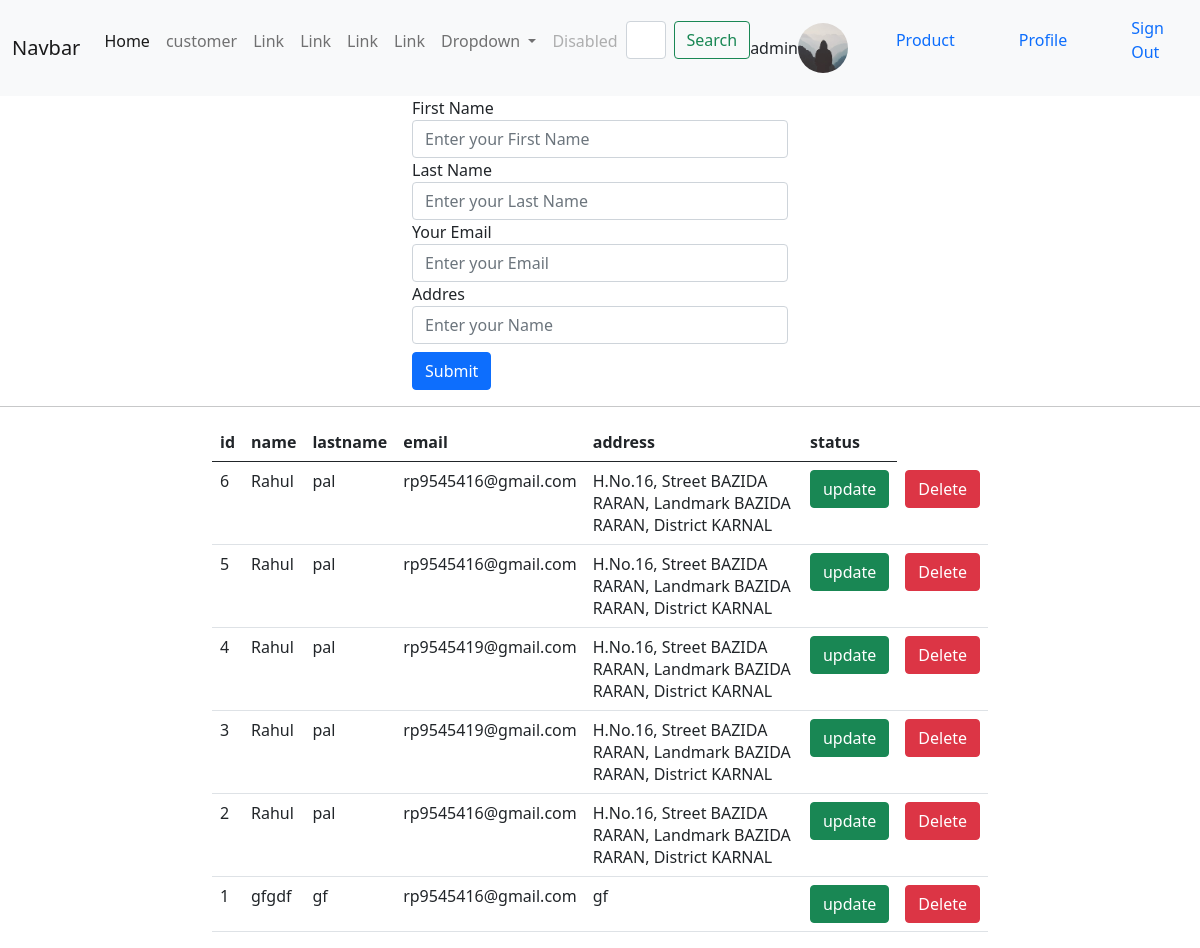
The page /user/students (signed in) on the database its author committed.
### users/models.py (models this page shows, shortened)
class Profile(models.Model):
    user = models.OneToOneField(User, on_delete=models.CASCADE)
    first_name = models.CharField(max_length=100, blank=True)
    last_name = models.CharField(max_length=100, blank=True)
    image = models.ImageField(default='default.jpg', upload_to='profile_pics')
    email = models.EmailField(max_length=150)
    signup_confirmation = models.BooleanField(default=False)

class students(models.Model):
    id = models.AutoField(primary_key=True)
    name = models.CharField(max_length=20)
    last_name = models.CharField(max_length=20)
    email=models.EmailField(max_length=254)
    address = models.CharField(max_length=255)

### users/views.py (the view)
# urls.py: path('students',views.student, name='customer'),
def student(request):
    std = students.objects.all().order_by('-pk')
    return render(request, 'create.html', {'std': std})

### users/templates/create.html (shortened to what this page needs)
{% extends "base.html" %}
{% load static %}
{% block content %}
<div class='container-fluid col-4'>
    <form method="post" action='#' id='stu'>
        <div class="form-group">
            <label for="name">First Name</label>
            <input type="text" class="form-control" id="fname" placeholder="Enter your First Name" name="fname"
                required>
            <label for="name">Last Name</label>
            <input type="text" class="form-control" id="lname" placeholder="Enter your Last Name" name="lname" required>
            <label for="email">Your Email</label>
            <input type="email" class="form-control" id="email" placeholder="Enter your Email" name="email" required>
            <label for="uname">Addres</label>
            <input type="text" class="form-control" id="address" placeholder="Enter your Name" name="address" required>
        </div>
        <button type="submit" id='submitbtn' class="btn btn-primary mt-2">Submit</button>
    </form>
</div>
<hr>
<div class="container-fluid col-8">
    <table class="table" id='stdid'>
        <thead>
            <tr><th>id</th>
                <th>name</th>
                <th>lastname</th>
                <th>email</th>
                <th>address</th>
                <th>status</th>
            </tr>
        </thead>
        <tbody>
            {% for s in std %}
            <tr>
                <td scope="row">{{s.id}}</td>
                    <td>{{s.name}}</td>
                <td>{{s.last_name}}</td>
                <td>{{s.email}}</td>
                <td>{{s.address}}</td>
                <td><a href="" class='btn btn-success' id='btnupdate' data-id="{{s.id}}" >update</a></td>
                <td><a href="{% url 'delete' s.id %}"   class='btn btn-danger'>Delete</a></td>
            </tr>
            {% endfor %}
        </tbody>
    </table>
</div>
{% endblock content %}

### users/templates/navbar.html (shortened to what this page needs)
    <nav class="navbar navbar-expand-lg navbar-light bg-light">
      <div class="container-fluid">
        <a class="navbar-brand" href="{% url 'Product_list'%}">Navbar</a>
        <div class="collapse navbar-collapse" id="navbarSupportedContent">
          <ul class="navbar-nav me-auto mb-2 mb-lg-0">
            <li class="nav-item">
              <a class="nav-link active" aria-current="page" href="{% url 'homepage'%}">Home</a>
            </li>
            <li class="nav-item">
              <a class="nav-link" href="{% url 'customer'%}">customer</a>
            </li><li class="nav-item">
              <a class="nav-link" href="{% url 'Product_list'%}">Link</a>
            </li><li class="nav-item">
              <a class="nav-link" href="{% url 'Product_list'%}">Link</a>
            </li><li class="nav-item">
              <a class="nav-link" href="{% url 'Product_list'%}">Link</a>
            </li><li class="nav-item">
              <a class="nav-link" href="{% url 'Product_list'%}">Link</a>
            </li>
            <li class="nav-item dropdown">
              <a class="nav-link dropdown-toggle" href="#" id="navbarDropdown" role="button" data-bs-toggle="dropdown"
                aria-expanded="false">
                Dropdown
              </a>
            </li>
            <li class="nav-item">
              <a class="nav-link disabled" href="#" tabindex="-1" aria-disabled="true">Disabled</a>
            </li>
            <form class="d-flex">
              <input class="form-control me-2" type="search" placeholder="Search" aria-label="Search">
              <button class="btn btn-outline-success" type="submit">Search</button>
            </form>
          </ul>
          {% if user.is_authenticated %}
          {{ user.username }}
          <a href="{{ user.username }}"><img class="rounded-circle account-img" src="{{ user.profile.image.url }}"
              height="50" width="50px">
          </a>
            <ul class="nav-item">
              <a class="nav-link" href="{% url 'ProductCreateView'%}">Product</a>
            </ul>
            <ul class="nav-item"><a class="nav-link" href="{% url 'profile'%}">Profile</a></ul>
            <ul class="nav-item"><a class="nav-link" href="{% url 'account_logout' %}">Sign Out</a></ul>
            {% else %}
              <ul class="nav-item"><a class="nav-link" href="{% url 'account_login' %}">Sign In</a></ul>
              <ul class="nav-item"><a class="nav-link" href="{% url 'account_signup' %}">Sign Up</a></ul>
            {% endif %}
        </div>
      </div>
    </nav>

### rows shown on the page
students: id "6", name "Rahul", last_name "pal", email "rp9545416@gmail.com", address "H.No.16, Street BAZIDA RARAN, Landmark BAZIDA RARAN, District KARNAL"
students: id "5", name "Rahul", last_name "pal", email "rp9545416@gmail.com", address "H.No.16, Street BAZIDA RARAN, Landmark BAZIDA RARAN, District KARNAL"
students: id "4", name "Rahul", last_name "pal", email "rp9545419@gmail.com", address "H.No.16, Street BAZIDA RARAN, Landmark BAZIDA RARAN, District KARNAL"
students: id "3", name "Rahul", last_name "pal", email "rp9545419@gmail.com", address "H.No.16, Street BAZIDA RARAN, Landmark BAZIDA RARAN, District KARNAL"
students: id "2", name "Rahul", last_name "pal", email "rp9545416@gmail.com", address "H.No.16, Street BAZIDA RARAN, Landmark BAZIDA RARAN, District KARNAL"
students: id "1", name "gfgdf", last_name "gf", email "rp9545416@gmail.com", address "gf"

### other values the page prints
{{ user.username }} "admin"
